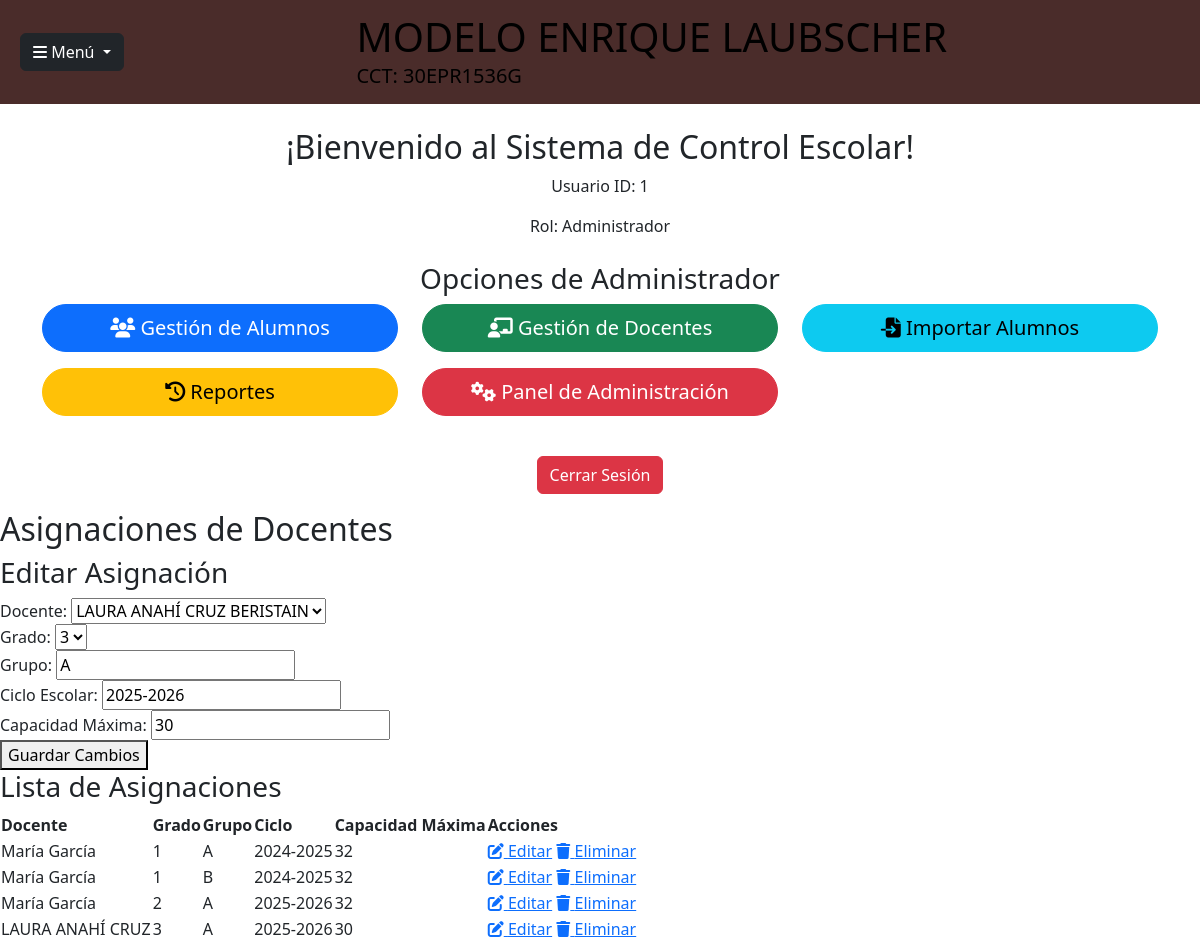
Page /asignaciones.php?edit=4 (signed in) on the committed database.
### tables this page shows
CREATE TABLE `grupos` (
  `id` int(11) NOT NULL,
  `grado` int(11) NOT NULL,
  `grupo` char(1) NOT NULL,
  `id_docente` int(11) DEFAULT NULL,
  `ciclo` varchar(9) DEFAULT NULL,
  `capacidad_maxima` int(11) DEFAULT 32
);

CREATE TABLE `docentes` (
  `id` int(11) NOT NULL,
  `nombre` varchar(100) NOT NULL,
  `primer_apellido` varchar(100) NOT NULL,
  `segundo_apellido` varchar(100) DEFAULT NULL,
  `direccion` text DEFAULT NULL,
  `telefono` varchar(15) DEFAULT NULL
);

### asignaciones.php (the view, shortened to what this page needs)
<?php
require 'database.php';
$edit_asignacion = null;
if (isset($_GET['edit'])) {
    $id = $_GET['edit'];
    $sql_edit = "SELECT * FROM grupos WHERE id = :id";
    $stmt_edit = $conn->prepare($sql_edit);
    $stmt_edit->execute([':id' => $id]);
    $edit_asignacion = $stmt_edit->fetch(PDO::FETCH_ASSOC);
}
$sql_docentes = "SELECT * FROM docentes";
$stmt_docentes = $conn->prepare($sql_docentes);
$stmt_docentes->execute();
$docentes = $stmt_docentes->fetchAll(PDO::FETCH_ASSOC);
$sql_grupos = "SELECT g.*, d.nombre, d.primer_apellido
               FROM grupos g
               JOIN docentes d ON g.id_docente = d.id";
$stmt_grupos = $conn->prepare($sql_grupos);
$stmt_grupos->execute();
$grupos = $stmt_grupos->fetchAll(PDO::FETCH_ASSOC);
require 'header.php';
?>
<main>
    <h2>Asignaciones de Docentes</h2>
    <div class="form-container">
        <h3><?php echo $edit_asignacion ? 'Editar Asignación' : 'Agregar Asignación'; ?></h3>
        <form method="POST" action="">
            <label>Docente:</label>
            <select name="id_docente" required>
                <?php foreach ($docentes as $docente): ?>
                    <option value="<?php echo $docente['id']; ?>" <?php echo ($edit_asignacion && $edit_asignacion['id_docente'] == $docente['id']) ? 'selected' : ''; ?>>
                        <?php echo $docente['nombre'] . ' ' . $docente['primer_apellido'] . ' ' . $docente['segundo_apellido']; ?>
                    </option>
                <?php endforeach; ?>
            </select><br>
            <label>Grado:</label>
            <select name="grado" required>
                <?php for ($i = 1; $i <= 6; $i++): ?>
                    <option value="<?php echo $i; ?>" <?php echo ($edit_asignacion && $edit_asignacion['grado'] == $i) ? 'selected' : ''; ?>>
                        <?php echo $i; ?>
                    </option>
                <?php endfor; ?>
            </select><br>
            <label>Grupo:</label>
            <input type="text" name="grupo" value="<?php echo $edit_asignacion['grupo'] ?? ''; ?>" required><br>
            <label>Ciclo Escolar:</label>
            <input type="text" name="ciclo" value="<?php echo $edit_asignacion['ciclo'] ?? '2025-2026'; ?>" required><br>
            <label>Capacidad Máxima:</label>
            <input type="number" name="capacidad_maxima" value="<?php echo $edit_asignacion['capacidad_maxima'] ?? 30; ?>" required><br>
            <button type="submit" name="<?php echo $edit_asignacion ? 'edit_asignacion' : 'add_asignacion'; ?>">
                <?php echo $edit_asignacion ? 'Guardar Cambios' : 'Agregar Asignación'; ?>
            </button>
        </form>
    </div>
    <h3>Lista de Asignaciones</h3>
    <table>
        <thead>
            <tr>
                <th>Docente</th>
                <th>Grado</th>
                <th>Grupo</th>
                <th>Ciclo</th>
                <th>Capacidad Máxima</th>
                <th>Acciones</th>
            </tr>
        </thead>
        <tbody>
            <?php foreach ($grupos as $grupo): ?>
                <tr>
                    <td><?php echo $grupo['nombre'] . ' ' . $grupo['primer_apellido']; ?></td>
                    <td><?php echo $grupo['grado']; ?></td>
                    <td><?php echo $grupo['grupo']; ?></td>
                    <td><?php echo $grupo['ciclo']; ?></td>
                    <td><?php echo $grupo['capacidad_maxima']; ?></td>
                    <td>
                        <a href="asignaciones.php?edit=<?php echo $grupo['id']; ?>"><i class="fas fa-edit"></i> Editar</a>
                        <a href="asignaciones.php?delete=<?php echo $grupo['id']; ?>" onclick="return confirm('¿Estás seguro de eliminar esta asignación?');"><i class="fas fa-trash"></i> Eliminar</a>
                    </td>
                </tr>
            <?php endforeach; ?>
        </tbody>
    </table>
</main>
</body>
</html>

### rows in the picture
grupos: id_docente "LAURA ANAHÍ CRUZ BERISTAIN", grado "3", grupo "A", ciclo "2025-2026", capacidad_maxima "30", id_docente.nombre "LAURA ANAHÍ", id_docente.primer_apellido "CRUZ"
grupos: id_docente.nombre "María", id_docente.primer_apellido "García", grado "1", grupo "A", ciclo "2024-2025", capacidad_maxima "32"
grupos: id_docente.nombre "María", id_docente.primer_apellido "García", grado "1", grupo "B", ciclo "2024-2025", capacidad_maxima "32"
grupos: id_docente.nombre "María", id_docente.primer_apellido "García", grado "2", grupo "A", ciclo "2025-2026", capacidad_maxima "32"

### other values in the picture
$_SESSION['user_id'] "1"
